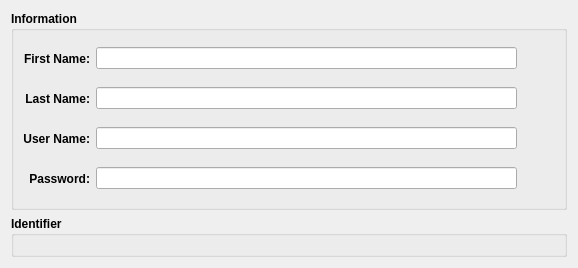
<?xml version="1.0" encoding="UTF-8"?>
<ui version="4.0">
 <class>PersonEdit</class>
 <widget class="QWidget" name="PersonEdit">
  <property name="geometry">
   <rect>
    <x>0</x>
    <y>0</y>
    <width>578</width>
    <height>268</height>
   </rect>
  </property>
  <property name="windowTitle">
   <string>Form</string>
  </property>
  <layout class="QVBoxLayout" name="verticalLayout">
   <item>
    <widget class="QGroupBox" name="infoGroupBox">
     <property name="sizePolicy">
      <sizepolicy hsizetype="MinimumExpanding" vsizetype="MinimumExpanding">
       <horstretch>0</horstretch>
       <verstretch>0</verstretch>
      </sizepolicy>
     </property>
     <property name="font">
      <font>
       <pointsize>9</pointsize>
       <bold>true</bold>
      </font>
     </property>
     <property name="title">
      <string>Information</string>
     </property>
     <layout class="QGridLayout" name="infoLayout">
      <item row="1" column="0">
       <widget class="QLabel" name="lastNameLabel">
        <property name="font">
         <font>
          <pointsize>9</pointsize>
          <bold>true</bold>
         </font>
        </property>
        <property name="text">
         <string>Last Name:</string>
        </property>
        <property name="alignment">
         <set>Qt::AlignmentFlag::AlignRight|Qt::AlignmentFlag::AlignTrailing|Qt::AlignmentFlag::AlignVCenter</set>
        </property>
       </widget>
      </item>
      <item row="3" column="0">
       <widget class="QLabel" name="passwordLabel">
        <property name="text">
         <string>Password:</string>
        </property>
        <property name="alignment">
         <set>Qt::AlignmentFlag::AlignRight|Qt::AlignmentFlag::AlignTrailing|Qt::AlignmentFlag::AlignVCenter</set>
        </property>
       </widget>
      </item>
      <item row="2" column="2">
       <widget class="QToolButton" name="userNameResetButton">
        <property name="toolTip">
         <string>Reset User Name</string>
        </property>
        <property name="text">
         <string/>
        </property>
        <property name="icon">
         <iconset resource="../../../../resources/main.qrc">
          <normaloff>:/root/dialogs/reset.ico</normaloff>:/root/dialogs/reset.ico</iconset>
        </property>
        <property name="iconSize">
         <size>
          <width>24</width>
          <height>24</height>
         </size>
        </property>
        <property name="autoRaise">
         <bool>true</bool>
        </property>
       </widget>
      </item>
      <item row="2" column="0">
       <widget class="QLabel" name="userNameLabel">
        <property name="font">
         <font>
          <pointsize>9</pointsize>
          <bold>true</bold>
         </font>
        </property>
        <property name="text">
         <string>User Name:</string>
        </property>
        <property name="alignment">
         <set>Qt::AlignmentFlag::AlignRight|Qt::AlignmentFlag::AlignTrailing|Qt::AlignmentFlag::AlignVCenter</set>
        </property>
       </widget>
      </item>
      <item row="1" column="2">
       <widget class="QToolButton" name="lastNameResetButton">
        <property name="toolTip">
         <string>Reset Last Name</string>
        </property>
        <property name="text">
         <string/>
        </property>
        <property name="icon">
         <iconset resource="../../../../resources/main.qrc">
          <normaloff>:/root/dialogs/reset.ico</normaloff>:/root/dialogs/reset.ico</iconset>
        </property>
        <property name="iconSize">
         <size>
          <width>24</width>
          <height>24</height>
         </size>
        </property>
        <property name="autoRaise">
         <bool>true</bool>
        </property>
       </widget>
      </item>
      <item row="1" column="1">
       <widget class="QLineEdit" name="lastNameEdit">
        <property name="font">
         <font>
          <pointsize>9</pointsize>
          <bold>false</bold>
         </font>
        </property>
        <property name="clearButtonEnabled">
         <bool>true</bool>
        </property>
       </widget>
      </item>
      <item row="0" column="1">
       <widget class="QLineEdit" name="firstNameEdit">
        <property name="font">
         <font>
          <pointsize>9</pointsize>
          <bold>false</bold>
         </font>
        </property>
        <property name="clearButtonEnabled">
         <bool>true</bool>
        </property>
       </widget>
      </item>
      <item row="0" column="2">
       <widget class="QToolButton" name="firstNameResetButton">
        <property name="toolTip">
         <string>Reset First Name</string>
        </property>
        <property name="text">
         <string/>
        </property>
        <property name="icon">
         <iconset resource="../../../../resources/main.qrc">
          <normaloff>:/root/dialogs/reset.ico</normaloff>:/root/dialogs/reset.ico</iconset>
        </property>
        <property name="iconSize">
         <size>
          <width>24</width>
          <height>24</height>
         </size>
        </property>
        <property name="autoRaise">
         <bool>true</bool>
        </property>
       </widget>
      </item>
      <item row="2" column="1">
       <widget class="QLineEdit" name="userNameEdit">
        <property name="font">
         <font>
          <pointsize>9</pointsize>
          <bold>false</bold>
         </font>
        </property>
        <property name="clearButtonEnabled">
         <bool>true</bool>
        </property>
       </widget>
      </item>
      <item row="0" column="0">
       <widget class="QLabel" name="firstNameLabel">
        <property name="font">
         <font>
          <pointsize>9</pointsize>
          <bold>true</bold>
         </font>
        </property>
        <property name="text">
         <string>First Name:</string>
        </property>
        <property name="alignment">
         <set>Qt::AlignmentFlag::AlignRight|Qt::AlignmentFlag::AlignTrailing|Qt::AlignmentFlag::AlignVCenter</set>
        </property>
       </widget>
      </item>
      <item row="3" column="1">
       <widget class="QLineEdit" name="passwordEdit">
        <property name="font">
         <font>
          <pointsize>9</pointsize>
          <bold>false</bold>
         </font>
        </property>
        <property name="echoMode">
         <enum>QLineEdit::EchoMode::Password</enum>
        </property>
        <property name="clearButtonEnabled">
         <bool>true</bool>
        </property>
       </widget>
      </item>
      <item row="3" column="2">
       <widget class="QToolButton" name="showPasswordButton">
        <property name="toolTip">
         <string>Show Password</string>
        </property>
        <property name="text">
         <string/>
        </property>
        <property name="icon">
         <iconset resource="../../../../resources/main.qrc">
          <normaloff>:/root/dialogs/password-show.png</normaloff>:/root/dialogs/password-show.png</iconset>
        </property>
        <property name="iconSize">
         <size>
          <width>24</width>
          <height>24</height>
         </size>
        </property>
        <property name="checkable">
         <bool>true</bool>
        </property>
        <property name="autoRaise">
         <bool>true</bool>
        </property>
       </widget>
      </item>
     </layout>
    </widget>
   </item>
   <item>
    <widget class="QGroupBox" name="entityGroupBox">
     <property name="font">
      <font>
       <bold>true</bold>
      </font>
     </property>
     <property name="title">
      <string>Identifier</string>
     </property>
     <layout class="QGridLayout" name="gridLayout">
      <item row="0" column="0">
       <widget class="QWidget" name="entityEdit" native="true">
        <property name="sizePolicy">
         <sizepolicy hsizetype="Preferred" vsizetype="Preferred">
          <horstretch>0</horstretch>
          <verstretch>0</verstretch>
         </sizepolicy>
        </property>
        <property name="font">
         <font>
          <bold>false</bold>
         </font>
        </property>
       </widget>
      </item>
     </layout>
    </widget>
   </item>
  </layout>
 </widget>
 <tabstops>
  <tabstop>firstNameEdit</tabstop>
  <tabstop>lastNameEdit</tabstop>
  <tabstop>userNameEdit</tabstop>
  <tabstop>passwordEdit</tabstop>
  <tabstop>firstNameResetButton</tabstop>
  <tabstop>lastNameResetButton</tabstop>
  <tabstop>userNameResetButton</tabstop>
  <tabstop>showPasswordButton</tabstop>
 </tabstops>
 <resources>
  <include location="../../../../resources/main.qrc"/>
 </resources>
 <connections>
  <connection>
   <sender>firstNameResetButton</sender>
   <signal>clicked()</signal>
   <receiver>PersonEdit</receiver>
   <slot>resetFirstName()</slot>
   <hints>
    <hint type="sourcelabel">
     <x>535</x>
     <y>59</y>
    </hint>
    <hint type="destinationlabel">
     <x>572</x>
     <y>6</y>
    </hint>
   </hints>
  </connection>
  <connection>
   <sender>lastNameResetButton</sender>
   <signal>clicked()</signal>
   <receiver>PersonEdit</receiver>
   <slot>resetLastName()</slot>
   <hints>
    <hint type="sourcelabel">
     <x>547</x>
     <y>97</y>
    </hint>
    <hint type="destinationlabel">
     <x>572</x>
     <y>97</y>
    </hint>
   </hints>
  </connection>
  <connection>
   <sender>userNameResetButton</sender>
   <signal>clicked()</signal>
   <receiver>PersonEdit</receiver>
   <slot>resetUserName()</slot>
   <hints>
    <hint type="sourcelabel">
     <x>540</x>
     <y>136</y>
    </hint>
    <hint type="destinationlabel">
     <x>573</x>
     <y>150</y>
    </hint>
   </hints>
  </connection>
  <connection>
   <sender>showPasswordButton</sender>
   <signal>toggled(bool)</signal>
   <receiver>PersonEdit</receiver>
   <slot>toggleShowPassword(bool)</slot>
   <hints>
    <hint type="sourcelabel">
     <x>541</x>
     <y>171</y>
    </hint>
    <hint type="destinationlabel">
     <x>571</x>
     <y>203</y>
    </hint>
   </hints>
  </connection>
 </connections>
 <slots>
  <slot>resetFirstName()</slot>
  <slot>resetLastName()</slot>
  <slot>resetUserName()</slot>
  <slot>toggleShowPassword(bool)</slot>
  <slot>firstNameChanged(QString)</slot>
  <slot>lastNameChanged(QString)</slot>
  <slot>userNameChanged(QString)</slot>
  <slot>passwordChanged(QString)</slot>
  <slot>identifierChanged(qint64)</slot>
 </slots>
</ui>
